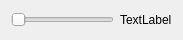
<?xml version="1.0" encoding="UTF-8"?>
<ui version="4.0">
 <class>float_slider_param</class>
 <widget class="QWidget" name="float_slider_param">
  <property name="geometry">
   <rect>
    <x>0</x>
    <y>0</y>
    <width>183</width>
    <height>40</height>
   </rect>
  </property>
  <property name="windowTitle">
   <string>Form</string>
  </property>
  <layout class="QHBoxLayout" name="horizontalLayout">
   <item>
    <widget class="QSlider" name="slider">
     <property name="maximum">
      <number>100</number>
     </property>
     <property name="orientation">
      <enum>Qt::Horizontal</enum>
     </property>
    </widget>
   </item>
   <item>
    <widget class="QLabel" name="label">
     <property name="text">
      <string>TextLabel</string>
     </property>
    </widget>
   </item>
  </layout>
 </widget>
 <resources/>
 <connections/>
</ui>
